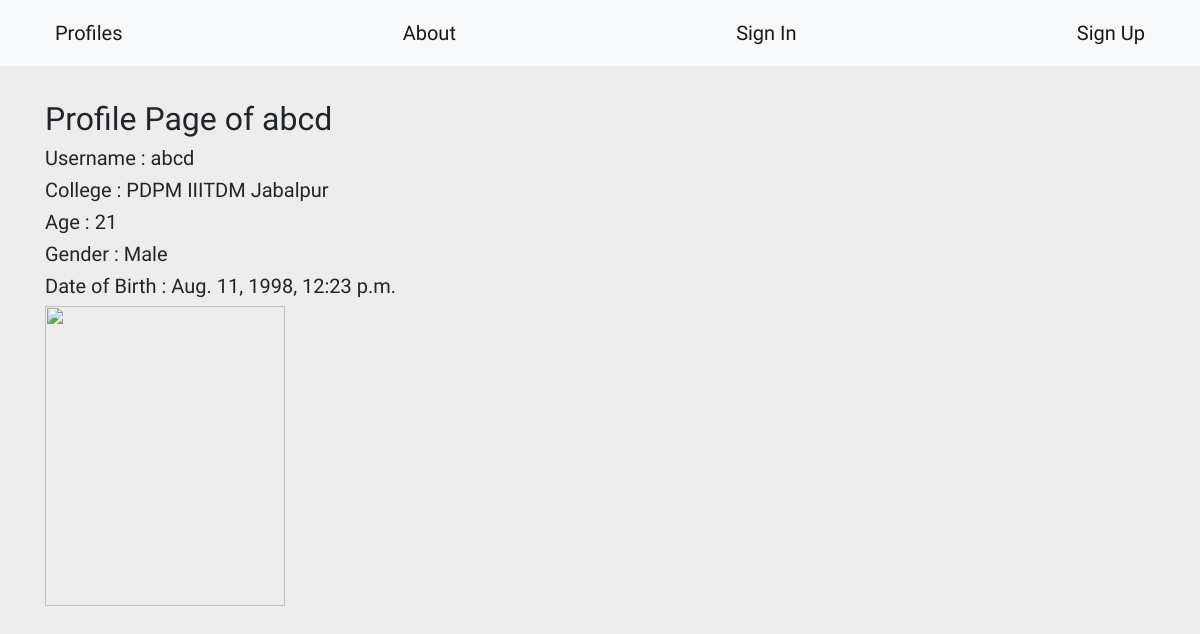
Screenshot of /detail/abcdpdpm-iiitdm-jabalpur/ with the database file from the repository.
### proapp/models.py (models this page shows, shortened)
class UserProfile(models.Model):
    name = models.OneToOneField('auth.user',on_delete=models.CASCADE)
    college = models.CharField(max_length=700)
    age = models.IntegerField()
    gender = models.CharField(max_length=10)
    dateOfBirth = models.DateTimeField(default=timezone.now)
    slug = models.SlugField(blank=True,null=True)
    image = models.ImageField(upload_to='proapp/images',default="hexapod_edr1JFH.jpg")

### proapp/views.py (the view)
# urls.py: path('detail/<str:slug>/',UserDetail.as_view(),name="usersdetail"),
class UserDetail(DetailView):
    model = UserProfile

### proapp/templates/proapp/userprofile_detail.html (shortened to what this page needs)
{% extends "base.html" %}
{% block content %}
  <div class="container">
    <h2>Profile Page of {{userprofile.name.username}}</h2>
    <h5>Username      : {{userprofile.name.username}}</h5>
    <h5>College       : {{userprofile.college}}</h5>
    <h5>Age           : {{userprofile.age}}</h5>
    <h5>Gender        : {{userprofile.gender}}</h5>
    <h5>Date of Birth : {{userprofile.dateOfBirth}}</h5>
    <img src="/media/{{userprofile.image}}" width="240" height="300" alt="">
  </div>
{% endblock %}

### proapp/static/css/style.css (style rules this page uses)
body { background-color: rgba(220,220,220,0.5); font-family: 'Rajdhani', sans-serif; }

### rows the page displays
UserProfile: name.username "abcd", college "PDPM IIITDM Jabalpur", age "21", gender "Male", dateOfBirth "Aug. 11, 1998, 12:23 p.m."
